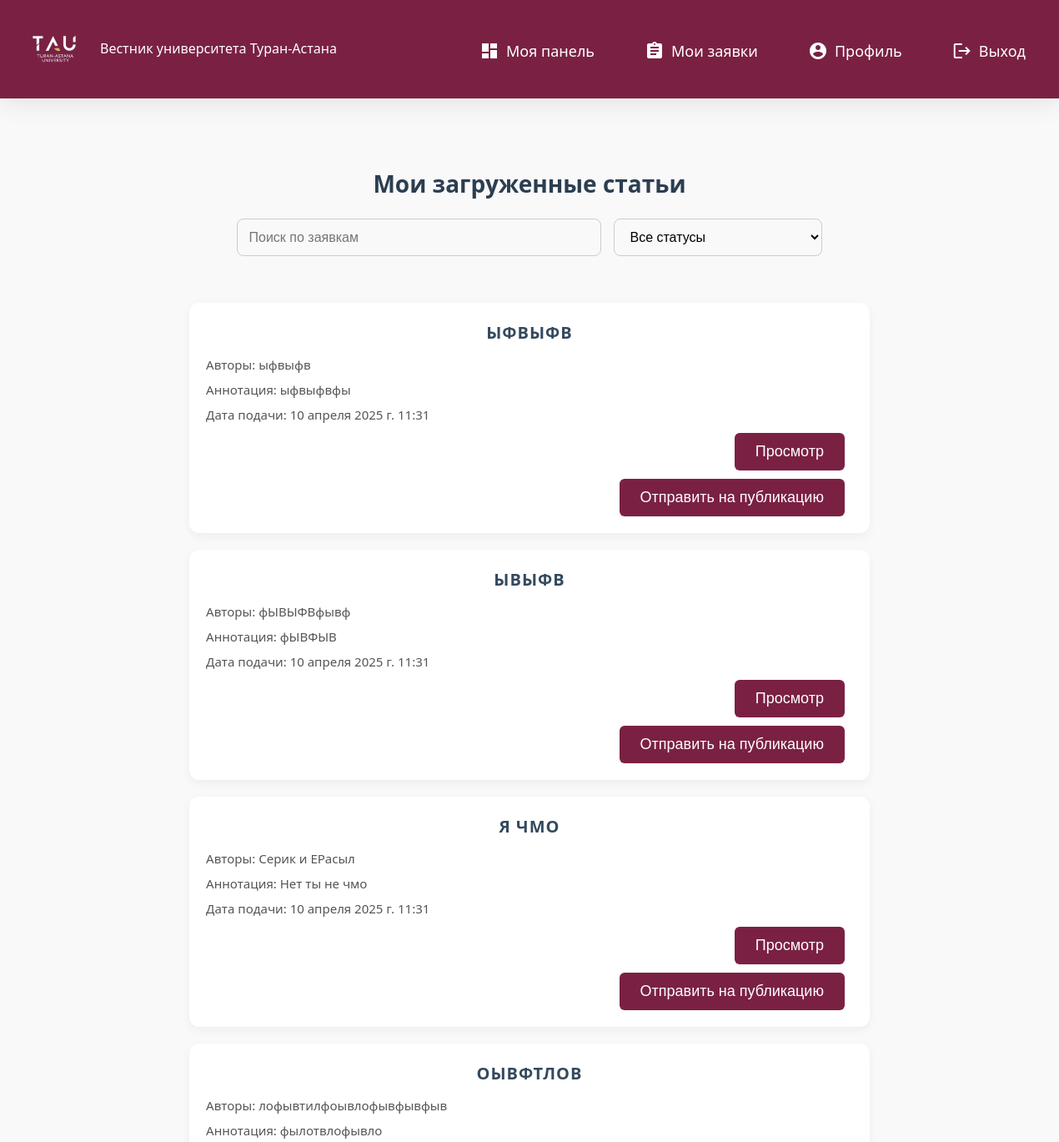
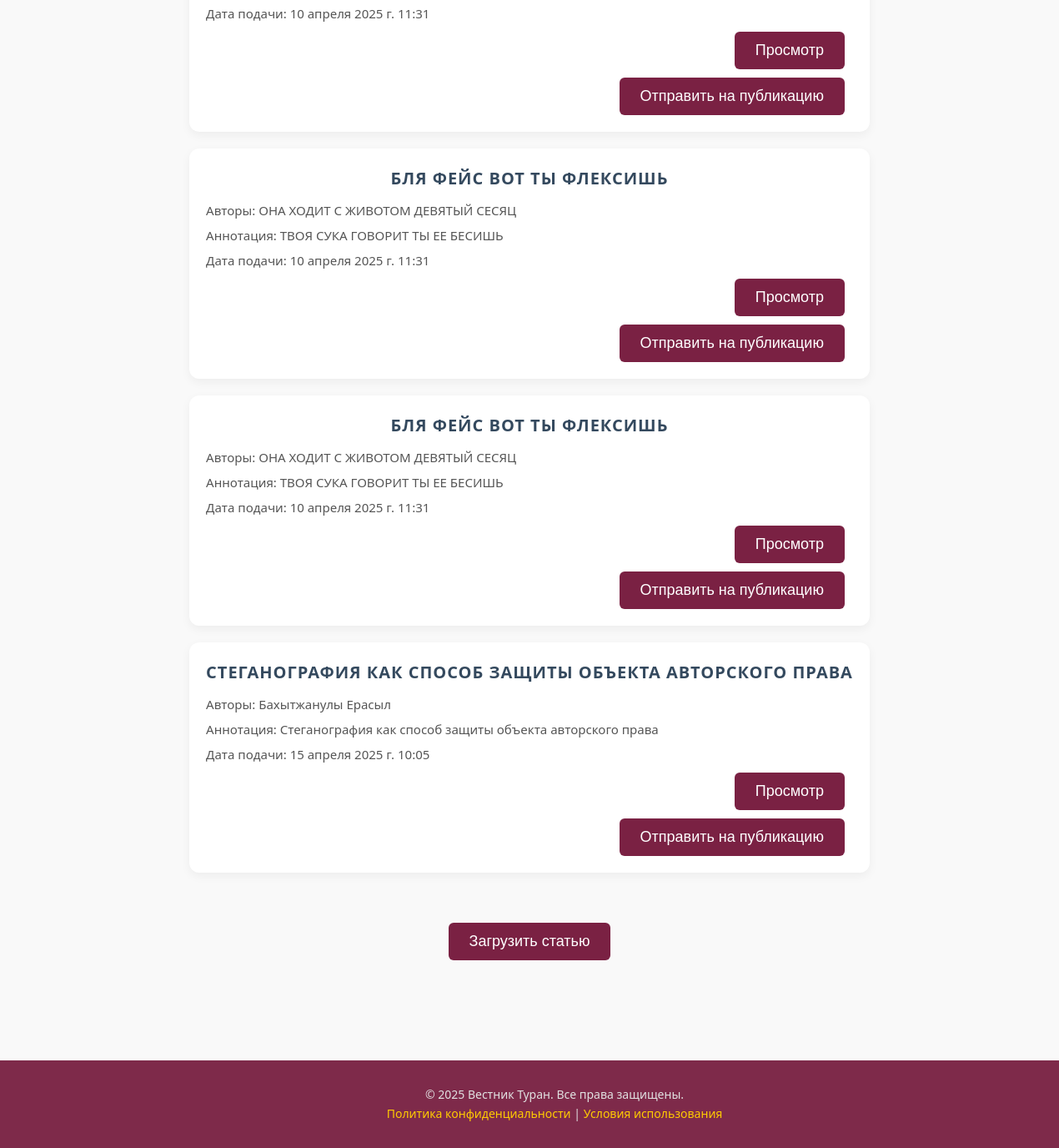
Page /articles/my/ (signed in) on the earlier database version (2 pictures, top to bottom).
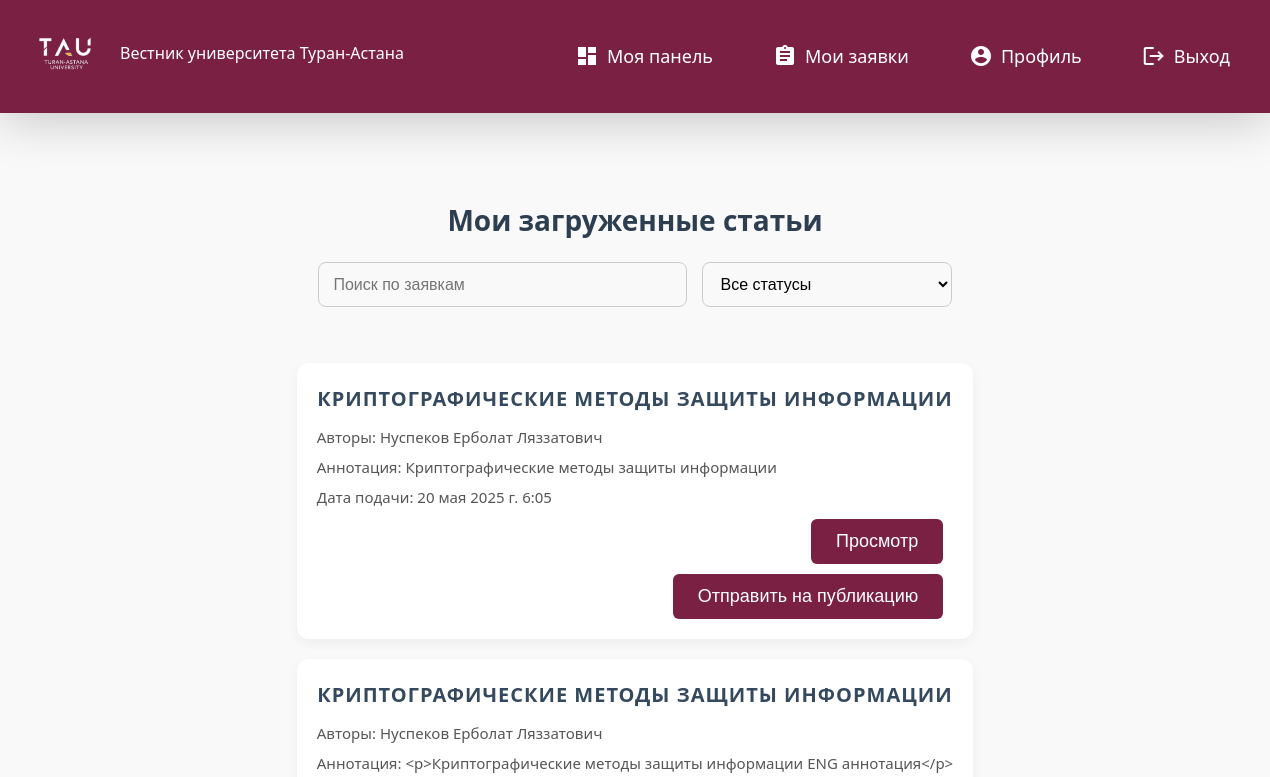
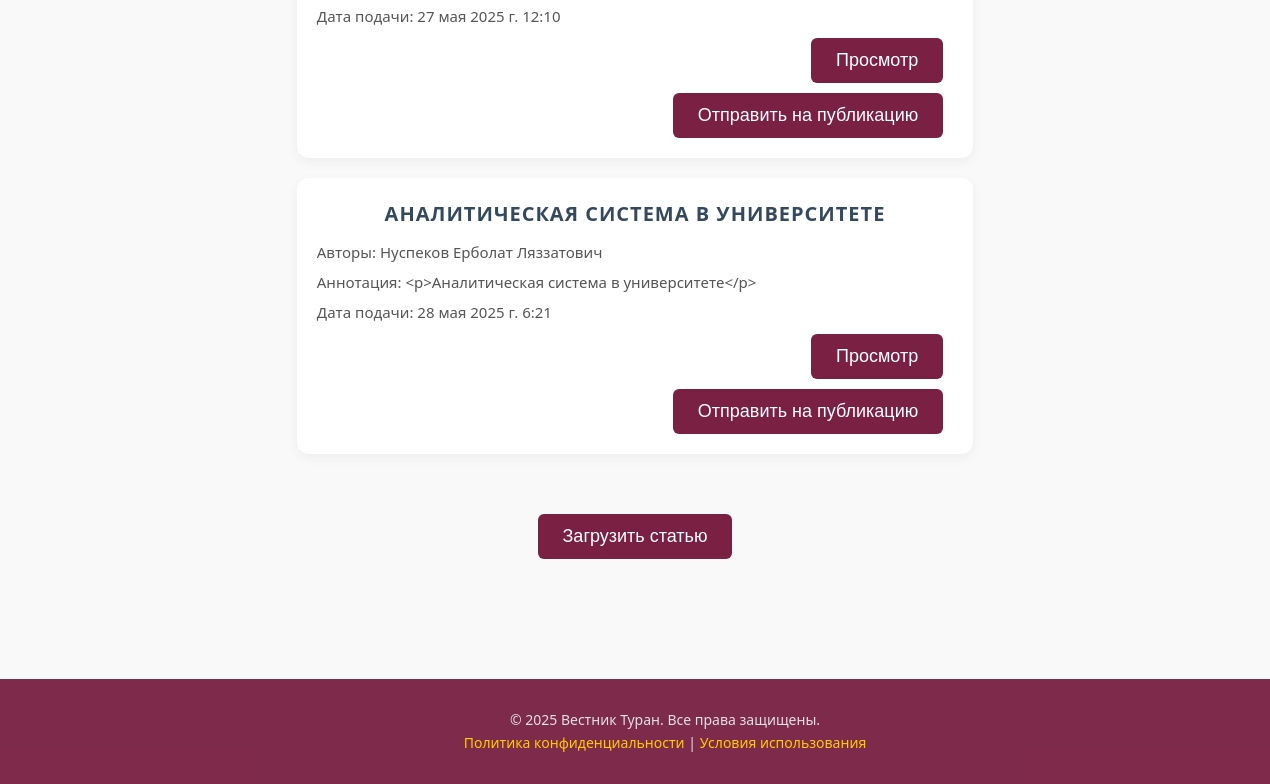
Same page on the later database version (2 pictures, top to bottom).
### articles/models.py (models this page shows)
class Article(models.Model):
    file = models.FileField(upload_to='articles/')  # <-- сюда будет загружаться файл
    language = models.CharField(choices=LanguageChoicesArticle.choices, default=LanguageChoicesArticle.RU)
    tags = models.ManyToManyField(Tag, related_name="articles")
    date = models.DateTimeField(auto_now_add=True)
    title = models.CharField(max_length=255, null=True, blank=True)
    title_kk = models.CharField(max_length=255, null=True, blank=True)
    title_ru = models.CharField(max_length=255, null=True, blank=True)
    annotation = RichTextField(null=True, blank=True)
    annotation_kk = RichTextField(null=True, blank=True)
    annotation_ru = RichTextField(null=True, blank=True)
    authors = models.CharField(max_length=255, null=True, blank=True)
    user = models.ForeignKey('users.CustomUser', on_delete=models.CASCADE, null=True, blank=True)
    category = models.ForeignKey(to=Category, on_delete=models.CASCADE, null=True, blank=True)

### articles/views.py (the view, shortened to what this page needs)
# urls.py: path("my/", MyArticles.as_view(), name="my_articles"),
class MyArticles(LoginRequiredMixin, ListView):
    model = Article
    paginate_by = 10
    template_name = "articles/articles.html"
    login_url = '/users/login/'
    def get_context_data(self, **kwargs):
        context = super().get_context_data(**kwargs)
        context['form'] = BidForm()  # Передаём форму в контекст
        return context

### articles/templates/articles/articles.html (shortened to what this page needs)
{% extends 'base.html' %}
{% load static %}
{% block css %}
  <link rel="stylesheet" href="{% static 'css/main.css' %}">
  <link rel="stylesheet" href="{% static 'css/requests.css' %}">
{% endblock %}
{% block content %}
  <main class="main-content">
    <section class="requests-section">
      <h1>Мои загруженные статьи</h1>
      <div class="filters">
        <input type="text" placeholder="Поиск по заявкам" class="search-bar">
        <select class="status-filter">
          <option value="all">Все статусы</option>
        </select>
      </div>
      <br>
      {% for obj in object_list %}
        <div class="requests-list">
          <div class="request-item">
            <h2>{{ obj.title }}</h2>
            <p>Авторы: {{ obj.authors }}</p>
            <p>Аннотация: {{ obj.annotation }}</p>
            <p>Дата подачи: {{ obj.date }}</p>
            <button class="btn">Просмотр</button>
            <button class="btn openModalBtn" data-modal-id="modal{{ obj.id }}">Отправить на публикацию</button>
          </div>
        </div>
      {% endfor %}
      <div class="add-request">
        <a href="{% url 'dashboard' %}">
          <button class="btn">Загрузить статью</button>
        </a>
      </div>
    </section>
  </main>
{% endblock %}

Differences in the rows shown:
removed Article: title "ЫФВЫФВ", authors "ыфвыфв", annotation "ыфвыфвфы", date "10 апреля 2025 г. 11:31"
removed Article: title "ЫВЫФВ", authors "фЫВЫФВфывф", annotation "фЫВФЫВ", date "10 апреля 2025 г. 11:31"
removed Article: title "Я ЧМО", authors "Серик и ЕРасыл", annotation "Нет ты не чмо", date "10 апреля 2025 г. 11:31"
removed Article: title "ОЫВФТЛОВ", authors "лофывтилфоывлофывфывфыв", annotation "фылотвлофывло", date "10 апреля 2025 г. 11:31"
removed Article: title "БЛЯ ФЕЙС ВОТ ТЫ ФЛЕКСИШЬ", authors "ОНА ХОДИТ С ЖИВОТОМ ДЕВЯТЫЙ СЕСЯЦ", annotation "ТВОЯ СУКА ГОВОРИТ ТЫ ЕЕ БЕСИШЬ", date "10 апреля 2025 г. 11:31"
removed Article: title "БЛЯ ФЕЙС ВОТ ТЫ ФЛЕКСИШЬ", authors "ОНА ХОДИТ С ЖИВОТОМ ДЕВЯТЫЙ СЕСЯЦ", annotation "ТВОЯ СУКА ГОВОРИТ ТЫ ЕЕ БЕСИШЬ", date "10 апреля 2025 г. 11:31"
removed Article: title "СТЕГАНОГРАФИЯ КАК СПОСОБ ЗАЩИТЫ ОБЪЕКТА АВТОРСКОГО ПРАВА", authors "Бахытжанулы Ерасыл", annotation "Стеганография как способ защиты объекта авторского права", date "15 апреля 2025 г. 10:05"
added Article: title "КРИПТОГРАФИЧЕСКИЕ МЕТОДЫ ЗАЩИТЫ ИНФОРМАЦИИ", authors "Нуспеков Ерболат Ляззатович", annotation "Криптографические методы защиты информации", date "20 мая 2025 г. 6:05"
added Article: title "КРИПТОГРАФИЧЕСКИЕ МЕТОДЫ ЗАЩИТЫ ИНФОРМАЦИИ", authors "Нуспеков Ерболат Ляззатович", annotation "<p>Криптографические методы защиты информации ENG аннотация</p>", date "27 мая 2025 г. 12:10"
added Article: title "АНАЛИТИЧЕСКАЯ СИСТЕМА В УНИВЕРСИТЕТЕ", authors "Нуспеков Ерболат Ляззатович", annotation "<p>Аналитическая система в университете</p>", date "28 мая 2025 г. 6:21"
